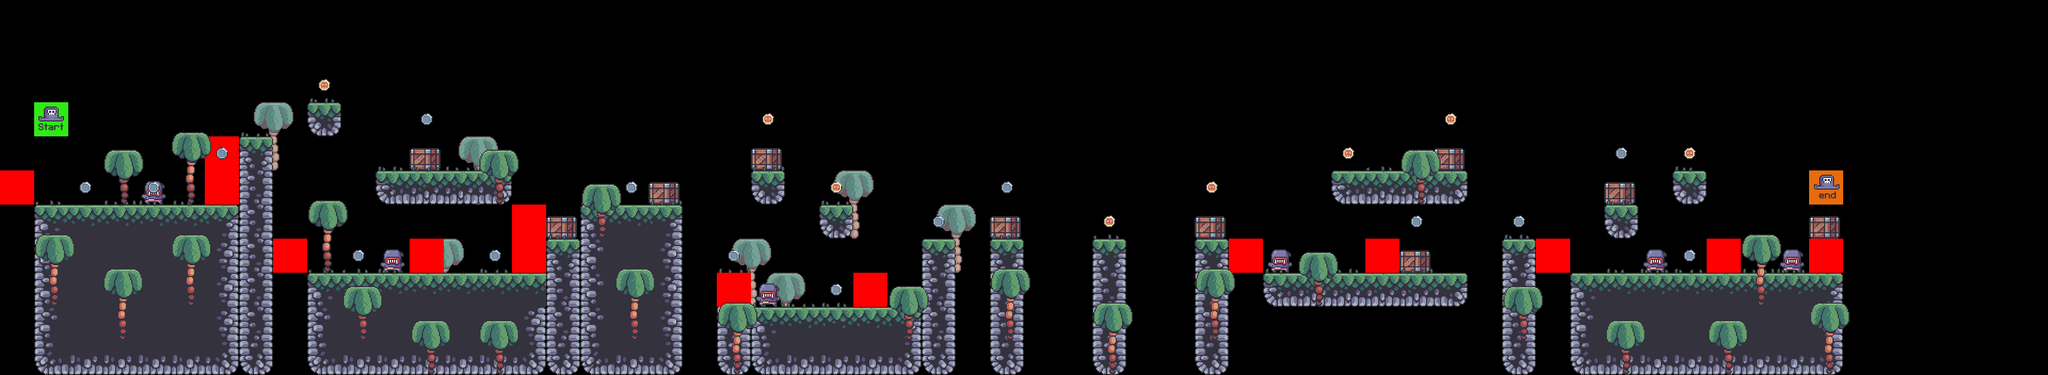

This is a level from a 2D game, rendered from its Tiled map with the project's own tilesets. A one-line summary and the map file follow, with tile-layer data summarised:
An orthogonal 60x11 tile map with 64x64 px tiles, 9 tile layers (bg_palms_1, terrain1, crates_1, grass1, ...), 7 tilesets.

<map version="1.10" tiledversion="1.10.1" orientation="orthogonal" renderorder="right-down" width="60" height="11" tilewidth="64" tileheight="64" infinite="0" nextlayerid="10" nextobjectid="1">
 <tileset firstgid="1" source="../tilesets/terrain tiles_1.tsx" />
 <tileset firstgid="17" source="../tilesets/coins_1.tsx" />
 <tileset firstgid="19" source="../tilesets/grass_tiles_1.tsx" />
 <tileset firstgid="24" source="../tilesets/palms_1.tsx" />
 <tileset firstgid="27" source="../tilesets/crates_1.tsx" />
 <tileset firstgid="28" source="../tilesets/player_tiles_1.tsx" />
 <tileset firstgid="30" source="enemy_tile_1.tsx" />
 <layer id="5" name="bg_palms_1" width="60" height="11">
  <data>[660 cells, 8 non-empty, 1 distinct tile ids]</data>
 </layer>
 <layer id="1" name="terrain1" width="60" height="11">
  <data>[660 cells, 154 non-empty, 16 distinct tile ids]</data>
 </layer>
 <layer id="6" name="crates_1" width="60" height="11">
  <data>[660 cells, 15 non-empty, 1 distinct tile ids]</data>
 </layer>
 <layer id="3" name="grass1" width="60" height="11">
  <data>[660 cells, 43 non-empty, 5 distinct tile ids]</data>
 </layer>
 <layer id="8" name="enemies_1" width="60" height="11">
  <data>[660 cells, 7 non-empty, 1 distinct tile ids]</data>
 </layer>
 <layer id="9" name="constraints_1" width="60" height="11">
  <data>[660 cells, 14 non-empty, 1 distinct tile ids]</data>
 </layer>
 <layer id="4" name="fg_palms_1" width="60" height="11">
  <data>[660 cells, 24 non-empty, 2 distinct tile ids]</data>
 </layer>
 <layer id="2" name="coins1" width="60" height="11">
  <data>[660 cells, 24 non-empty, 2 distinct tile ids]</data>
 </layer>
 <layer id="7" name="player_1" width="60" height="11">
  <data>[660 cells, 2 non-empty, 2 distinct tile ids]</data>
 </layer>
</map>
